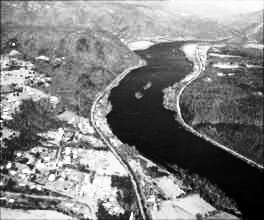
%> input picture DIP_HW1/hm1-元东霖-15331383/histeq/myImage.png, 264 x 220 px
$ octave myHisteq.m   (GNU Octave 9; MATLAB toolbox functions it lacks are replaced by stand-ins)
%> lines starting %> are read from the running program, lines starting %| are printed output that depends on the picture
[filename,pathname]=uigetfile('*.*','select an image');
%> the answer given: myImage.png
inputImage = imread([pathname filename]);%读入图像
%> inputImage is the input picture: size 220x264 uint8; min 0, max 254, mean 128.2

subplot(3,2,1);
imshow(inputImage);
title('原始图像');%显示原始图像

[height,width]=size(inputImage);%获取长和宽
%> height = 220; width = 264

pdf1 = zeros(1,256);
for i = 1:height
   for j = 1:width
       pdf1(inputImage(i,j)+1) = pdf1(inputImage(i,j)+1)+1;
   end
end
%> after the loop, pdf1 = 256 values, max 1243 at index 137, min 0 at index 18, mean 226.9
pdf1 = pdf1 / (height * width);%计算概率分布函数。pdf = T(inputImage)的过程。
%> pdf1 = 256 values, max 0.0214 at index 137, min 0 at index 18, mean 0.00391
subplot(3,2,2);
stem(pdf1);
title('计算所得灰度图像概率分布直方图');

cdf1 = zeros(1,256);
cdf1(1) = pdf1(1);
for i=2:256
    cdf1(i)=cdf1(i-1)+pdf1(i);
end         %计算累积分布函数
%> after the loop, cdf1 = 256 values from 0.0047 to 1

for i=1:256
    cdf1(i) = round(255*cdf1(i));%四舍五入取整
end
%> after the loop, cdf1 = 256 values from 1 to 255

myImage=inputImage;
for i=1:height
   for j=1:width
       myImage(i,j)= cdf1(inputImage(i,j)+1) - 1;
    end
end
%得到均衡化后的图像。T(myImage) = cdf的逆向过程得出myImage。

pdf2 = zeros(1,256);
for i=1:height
   for j=1:width
       pdf2(myImage(i,j)+1)= pdf2(myImage(i,j)+1)+1;
    end
end
%> after the loop, pdf2 = 256 values, max 1243 at index 137, min 0 at index 18, mean 226.9
pdf2 = pdf2 / (height * width);
%> pdf2 has the same summary as pdf1
%自己算法得出的概率密度函数
subplot(3,2,4);
stem(pdf2);
title('自己的算法图像概率分布直方图');

myImageFileName = 'myImage.png';
imwrite(myImage,[pathname myImageFileName]);
subplot(3,2,3);
imshow(myImage);
title('自己的算法的图像');%显示自己的图像

ApiImage = histeq(inputImage);
%ApiImage = histeq(inputImage, 256);
apiImageFileName = 'apiImage.png';
%apiImageFileName = 'apiImage256.png';
imwrite(ApiImage,[pathname apiImageFileName]);
subplot(3,2,5);
imshow(ApiImage);
title('显示matlab自带函数的图像');%显示matlab自带函数的图像

pdf3 = zeros(1,256);
for i=1:height
   for j=1:width
       pdf3(ApiImage(i,j)+1)= pdf3(ApiImage(i,j)+1)+1;
    end
end
%> after the loop, pdf3 = 256 values, max 1392 at index 220, min 0 at index 2, mean 226.9
pdf3 = pdf3 / (height * width);
%> pdf3 = 256 values, max 0.024 at index 220, min 0 at index 2, mean 0.00391
subplot(3,2,6);
stem(pdf3);
title('显示matlab自带函数的概率分布直方图');%MATLAB自带函数得出的概率密度函数
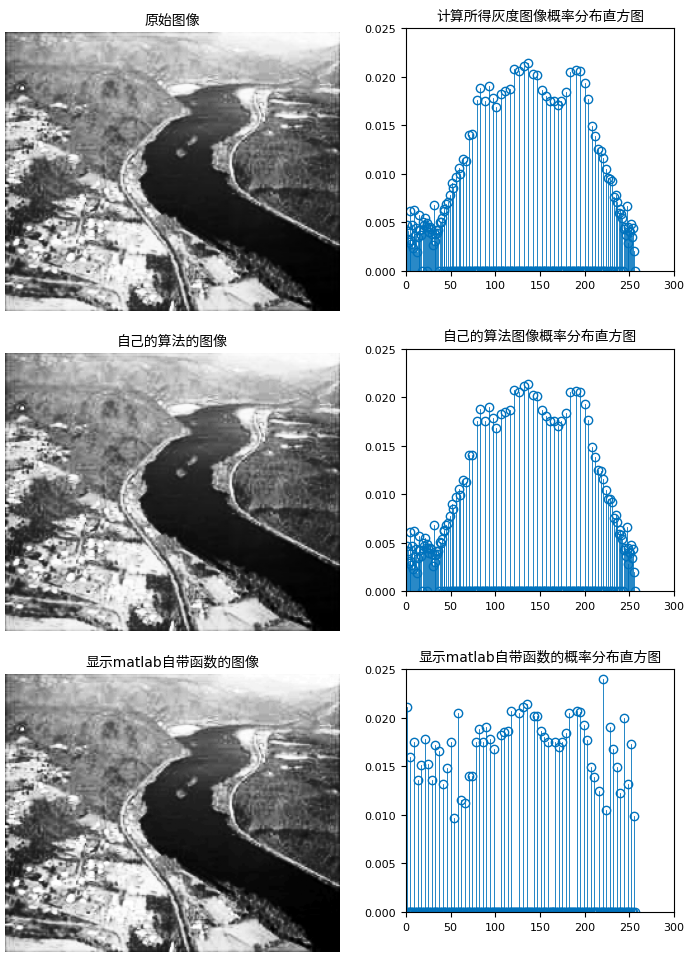
%> figure redrawn from the program's plot data, 6 panels
